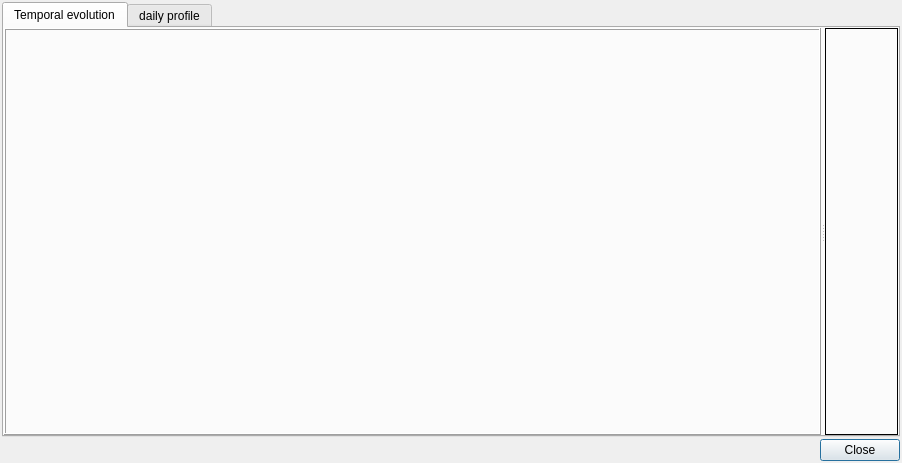
<?xml version="1.0" encoding="UTF-8"?>
<ui version="4.0">
 <class>CTownDetails</class>
 <widget class="QDialog" name="CTownDetails">
  <property name="geometry">
   <rect>
    <x>0</x>
    <y>0</y>
    <width>902</width>
    <height>463</height>
   </rect>
  </property>
  <property name="windowTitle">
   <string>Town details</string>
  </property>
  <layout class="QGridLayout" name="gridLayout">
   <property name="leftMargin">
    <number>2</number>
   </property>
   <property name="topMargin">
    <number>2</number>
   </property>
   <property name="rightMargin">
    <number>2</number>
   </property>
   <property name="bottomMargin">
    <number>2</number>
   </property>
   <property name="spacing">
    <number>2</number>
   </property>
   <item row="0" column="0">
    <widget class="QTabWidget" name="tabWidget">
     <property name="currentIndex">
      <number>0</number>
     </property>
     <widget class="QWidget" name="tab0">
      <attribute name="title">
       <string>Temporal evolution</string>
      </attribute>
      <layout class="QVBoxLayout" name="verticalLayout">
       <property name="spacing">
        <number>0</number>
       </property>
       <property name="leftMargin">
        <number>0</number>
       </property>
       <property name="topMargin">
        <number>0</number>
       </property>
       <property name="rightMargin">
        <number>0</number>
       </property>
       <property name="bottomMargin">
        <number>0</number>
       </property>
       <item>
        <widget class="QSplitter" name="splitter">
         <property name="orientation">
          <enum>Qt::Horizontal</enum>
         </property>
         <property name="childrenCollapsible">
          <bool>false</bool>
         </property>
         <widget class="QFrame" name="m_temporalSliders">
          <property name="frameShape">
           <enum>QFrame::Box</enum>
          </property>
          <property name="frameShadow">
           <enum>QFrame::Raised</enum>
          </property>
         </widget>
         <widget class="QLabel" name="m_temporalComment">
          <property name="frameShape">
           <enum>QFrame::Box</enum>
          </property>
         </widget>
        </widget>
       </item>
      </layout>
     </widget>
     <widget class="QWidget" name="tab1">
      <attribute name="title">
       <string>daily profile</string>
      </attribute>
      <layout class="QVBoxLayout" name="verticalLayout_2">
       <item>
        <widget class="QSplitter" name="splitter_2">
         <property name="orientation">
          <enum>Qt::Horizontal</enum>
         </property>
         <widget class="QFrame" name="m_dailyProfilSliders">
          <property name="frameShape">
           <enum>QFrame::Box</enum>
          </property>
          <property name="frameShadow">
           <enum>QFrame::Raised</enum>
          </property>
         </widget>
         <widget class="QLabel" name="m_dailyProfilComment">
          <property name="frameShape">
           <enum>QFrame::Box</enum>
          </property>
          <property name="text">
           <string/>
          </property>
         </widget>
        </widget>
       </item>
      </layout>
     </widget>
    </widget>
   </item>
   <item row="1" column="0">
    <layout class="QHBoxLayout" name="horizontalLayout_2" stretch="1,0">
     <item>
      <spacer name="horizontalSpacer">
       <property name="orientation">
        <enum>Qt::Horizontal</enum>
       </property>
       <property name="sizeType">
        <enum>QSizePolicy::Minimum</enum>
       </property>
       <property name="sizeHint" stdset="0">
        <size>
         <width>338</width>
         <height>20</height>
        </size>
       </property>
      </spacer>
     </item>
     <item>
      <widget class="QPushButton" name="m_close">
       <property name="text">
        <string>Close</string>
       </property>
      </widget>
     </item>
    </layout>
   </item>
  </layout>
 </widget>
 <resources/>
 <connections/>
</ui>
